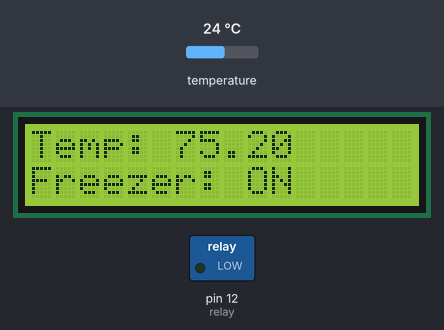
The sketch below on a simulated Arduino Uno, built with avr-gcc and run on an emulated ATmega328P. Parts: 16×2 character LCD, switched loads named in the sketch (green lamp = pin HIGH). The inputs (shaded band) are chosen by the test bench; at power-on: temperature 24 °C. What the sketch prints to the serial monitor is not drawn.

Above: at 1.2 s.
1.3 s: temperature set to 12 °C
At 2.3 s:
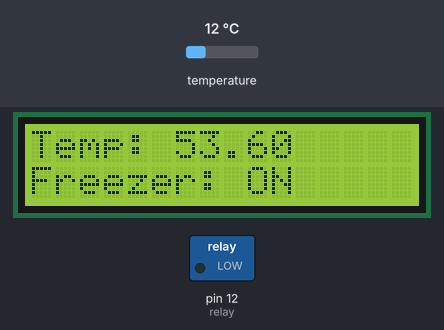
3.2 s: temperature set to 19 °C
At 4.2 s:
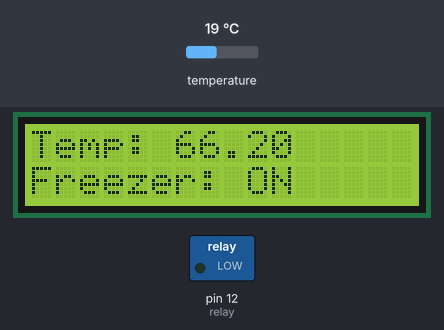
5.0 s: temperature set to 28 °C
At 6.1 s:
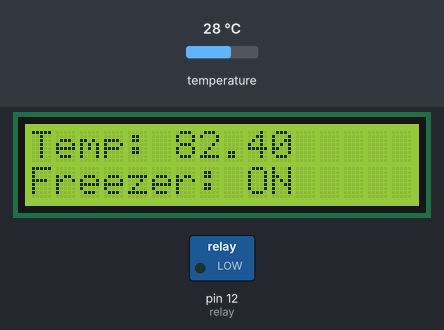
Timing chart, 0 to 8.0 s (numbered marks = the images above; inputs shaded):
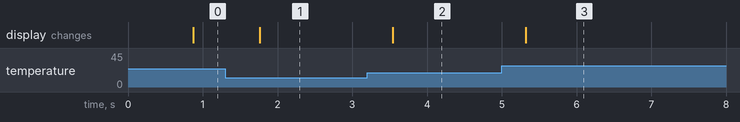

Measured:
- after the input at 1.3 s, the display: changes after 0.46 s (image 1)
- after the input at 3.2 s, the display: changes after 0.34 s (image 2)
- after the input at 5.0 s, the display: changes after 0.32 s (image 3)

The sketch:

TempRelayLCD_agwise.ino
```cpp
/** Written by Ryan Cole, October 2018
 *  Must be run on an Uno, or other AVR architecture
 *  ESP-32 boards will not work with the LCD
 *
 *  Connect a dallas D18B20 thermometer to pin 8 with a pull up resistor
 *
 *  Connect a relay controlling an outlet to pin 12
 *
 *  Connect the LCD screen to 5VDC, Ground, SCL to A5, SDA to A4
 *
 *  Takes the temperature in fahrenheit, and if below 42 degrees turns off a relay.  If
 *  above, turns it on.  Designed to regulate temperature within a van based freezer.
 *  Displays results on an I2C based LCD screen.
 */

#include <OneWire.h>
#include <DallasTemperature.h>
#include <LiquidCrystal_I2C.h>
//temp probe on pin 8
#define ONE_WIRE_BUS 8

//initialize sensors and LCD object
OneWire oneWire(ONE_WIRE_BUS);
DallasTemperature sensors(&oneWire);
LiquidCrystal_I2C lcd(0x27,16,2);

//relay on pin 12
int relay = 12;
float temp = 0;
int freezerStatus = 0;

void setup()
{
  Serial.begin(9600);
  Serial.println("Beginning setup.");
  //pinMode(26, OUTPUT);
  //digitalWrite(26, HIGH);
  //initialize relay output
  pinMode(relay, OUTPUT);

  //set up LCD and turn on backlight
  lcd.init();
  lcd.backlight();

  sensors.begin();
  Serial.println("Setup complete.");
 temp = 70;
}

void loop() {
 //get and set temperature
 sensors.requestTemperatures();
 temp = sensors.getTempFByIndex(0);

 //display temperatures
 lcd.setCursor(0,0);
 lcd.print("Temp: " + String(temp) + "   ");
 Serial.println("Temperature: " + String(temp));

 //turn freezer on or off

 if (temp >= 50){
 //change temp^
  freezerON();
 }
 else{
  freezerOFF();
 }
 printStatus();

 //wait for a second
 delay(100);

}

void freezerON(){
  digitalWrite(relay, LOW);
  freezerStatus = 1;
  }


void freezerOFF(){
  digitalWrite(relay, HIGH);
  freezerStatus = 0;
  }

 void printStatus(){
  lcd.setCursor(0,1);
    if (freezerStatus == 1){
      lcd.print("Freezer: ON ");
    } else{
      lcd.print("Freezer: OFF");
    }
 }
```
